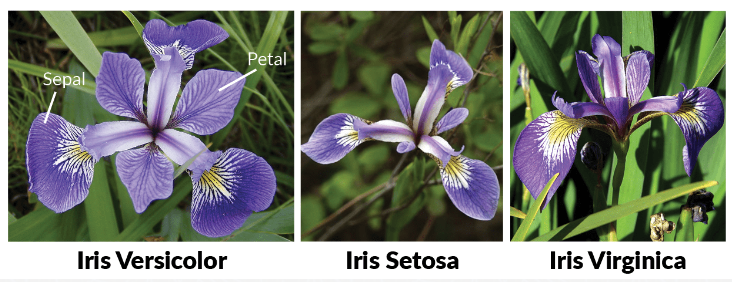
#> input picture flower.png, 732 x 282 px
$ jupyter execute 'Opening in grayscale mode.ipynb'
#> lines starting #> are read from the running program, lines starting #| are printed output that depends on the picture
[cell 1]
# Python program to explain cv2.imread() method

import cv2
# Using cv2.imread() method
# Using 0 to read image in grayscale mode
img = cv2.imread(r'flower.png', cv2.IMREAD_GRAYSCALE)
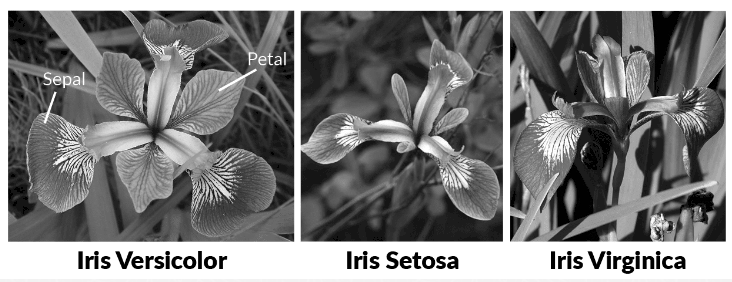
#> img: shape (282, 732); min 0, max 255, mean 123.6

cv2.imshow('image', img)
cv2.waitKey(0)
cv2.destroyAllWindows()


$ run again, with Boy.png copied over flower.png
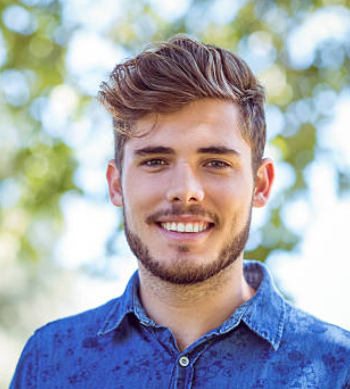
#> input picture Boy.png, 350 x 389 px
#> `img = cv2.imread(r'flower.png', cv2.IMREAD_GRAYSCALE)`:
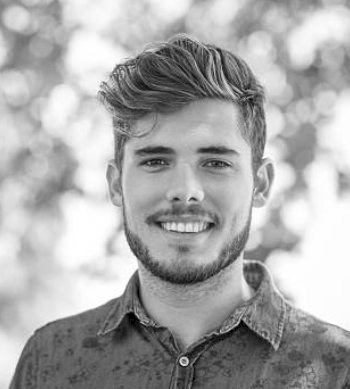
#> img: shape (389, 350); min 0, max 255, mean 170.1

$ run again, with Planet.jpg saved as flower.png
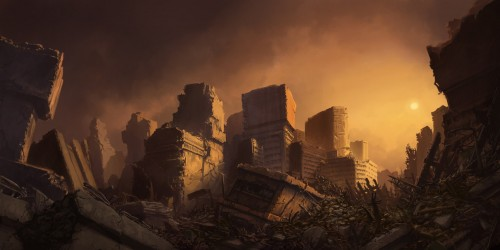
#> input picture Planet.jpg, 500 x 250 px
#> `img = cv2.imread(r'flower.png', cv2.IMREAD_GRAYSCALE)`:
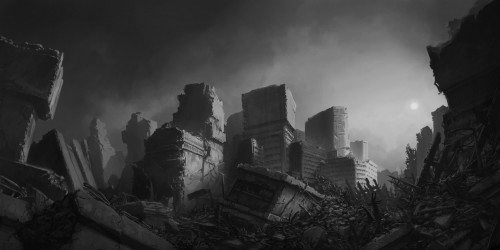
#> img: shape (250, 500); min 2, max 225, mean 58.4

$ run again, with Stars.jpg saved as flower.png
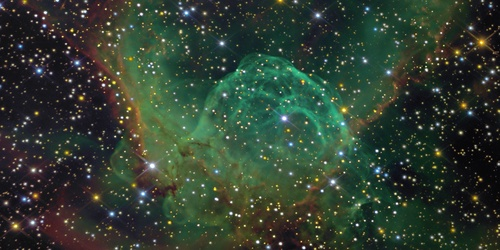
#> input picture Stars.jpg, 500 x 250 px
#> `img = cv2.imread(r'flower.png', cv2.IMREAD_GRAYSCALE)`:
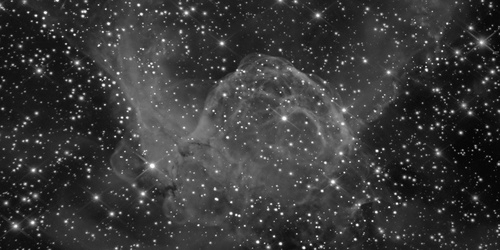
#> img: shape (250, 500); min 1, max 255, mean 56.4
